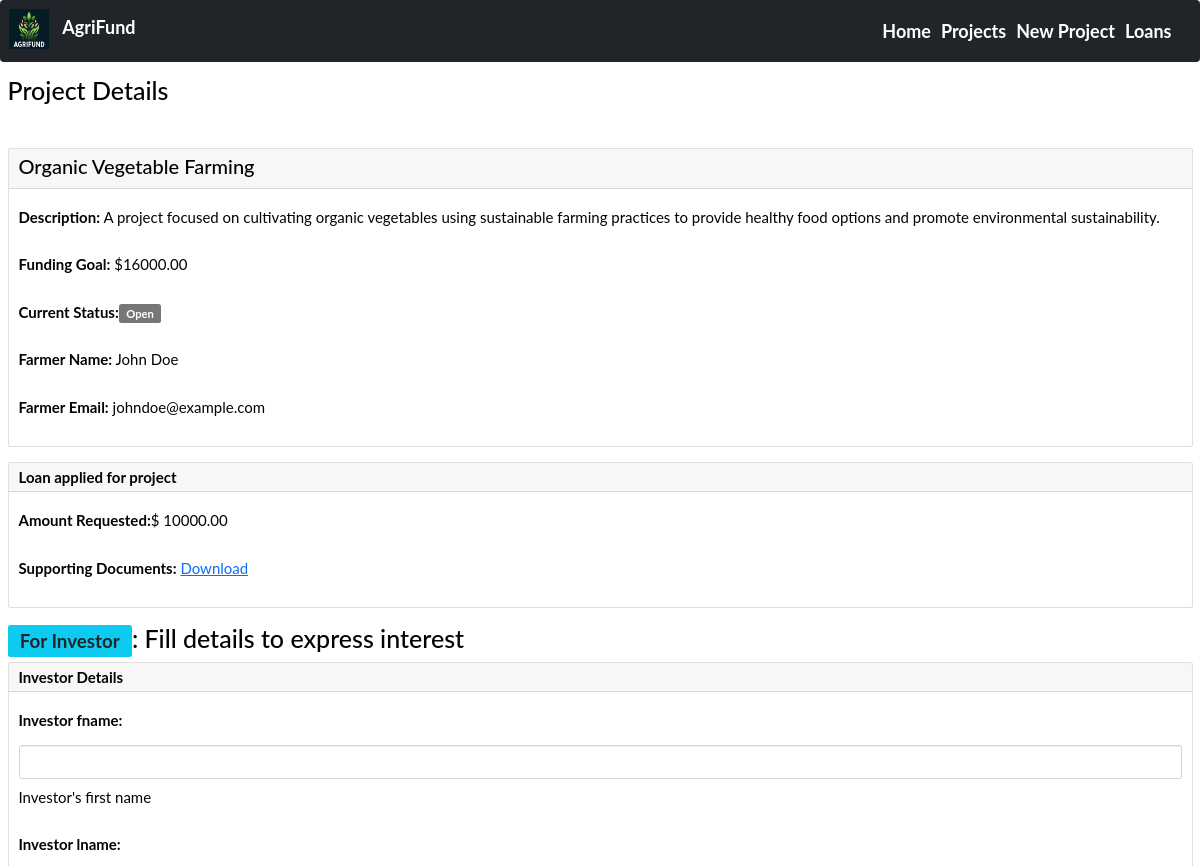
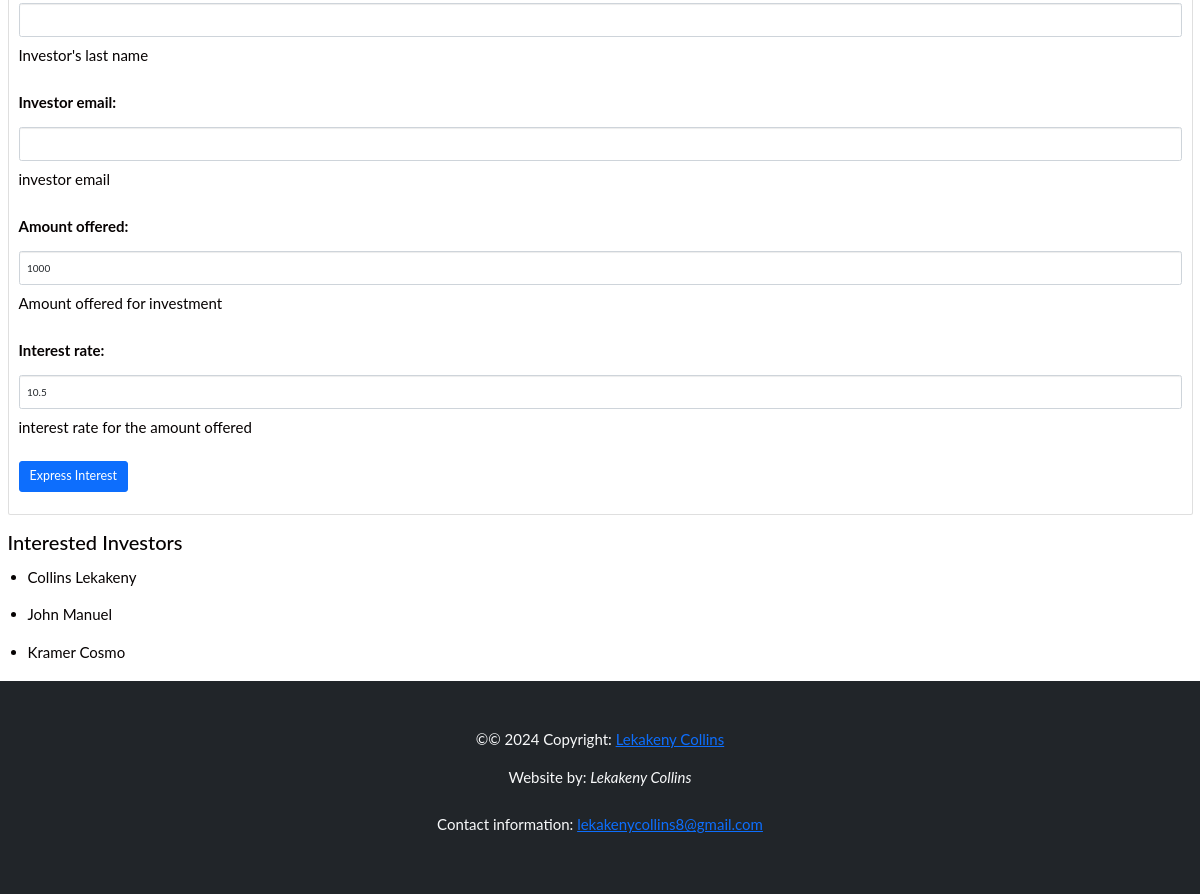
/projects/1/, run on the app's committed database (2 pictures, top to bottom).
### agri_project/models.py (models this page shows, shortened)
class BaseModel(models.Model):
    created_at = models.DateTimeField(auto_now_add=True)
    updated_at = models.DateTimeField(auto_now=True)
    class Meta:
        abstract = True

class Project(BaseModel):
    name = models.CharField(max_length=50, help_text="The name of agribusiness project")
    description = models.TextField(help_text="project description")
    funding_goal = models.DecimalField(max_digits=10, decimal_places=2,
            help_text="funding needed")
    current_status = models.CharField(max_length=50, default='Open',
            help_text="Open, Closed, Onhold")
    farmer_name = models.CharField(max_length=100, help_text="Your names")
    farmer_email = models.EmailField(help_text="Farmer's Email")

class LoanApplication(BaseModel):
    project = models.ForeignKey(Project, on_delete=models.CASCADE)
    amount_requested = models.DecimalField(max_digits=10, decimal_places=2,
            help_text="Loan amount")
    supporting_docs = models.FileField(upload_to='documents/',
            help_text="Legal documents needed")

class InvestorInterest(BaseModel):
    project = models.ForeignKey(Project, on_delete=models.CASCADE)
    investor_fname = models.CharField(max_length=50, help_text="Investor's first name")
    investor_lname = models.CharField(max_length=50, help_text="Investor's last name")
    investor_email = models.EmailField(help_text="investor email")
    amount_offered = models.DecimalField(max_digits=10, decimal_places=2, default=1000,
            help_text="Amount offered for investment")
    interest_rate = models.DecimalField(max_digits=5, decimal_places=2, default=10.5,
            help_text="interest rate for the amount offered")

### agri_project/views.py (the view, shortened to what this page needs)
# urls.py: path('projects/<int:pk>/', views.project_details, name='project_details'),
def project_details(request, pk):
    project = get_object_or_404(Project, pk=pk)
    loan_applications = project.loanapplication_set.all()
    interested_investors = project.investorinterest_set.all()
    form = InvestorInterestForm()
    context = {'project': project, 'loan_applications': loan_applications,
            'interested_investors': interested_investors, 'form': form}
    return render(request, 'agri_project/project_details.html', context)

### agri_project/forms.py
class InvestorInterestForm(forms.ModelForm):
    class Meta:
        model = InvestorInterest
        fields = ['investor_fname', 'investor_lname', 'investor_email',
                'amount_offered', 'interest_rate']
        widgets = {
                'investor_fname': forms.TextInput(attrs={'class': 'form-control'}),
                'investor_lname': forms.TextInput(attrs={'class': 'form-control'}),
                'investor_email': forms.EmailInput(attrs={'class': 'form-control'}),
                'amount_offered': forms.NumberInput(attrs={'class': 'form-control'}),
                'interest_rate': forms.NumberInput(attrs={'class': 'form-control'}),
                }

### agri_project/templates/agri_project/project_details.html (shortened to what this page needs)
{% extends 'agri_project/base.html' %}
{% block content %}
<div class="container-fluid ms-auto">
          <section><br>
              <h1>Project Details</h1><br>
              <div class="card mt-4 mt-lg-0 mb-4 me-auto ml-4">
                <div class="card-header d-lg-flex">
                  <h2>{{ project.name }}</h2>
                </div>
                <div class="card-body">
                  <p><strong>Description:</strong> {{ project.description }}</p>
                  <p><strong>Funding Goal:</strong> ${{ project.funding_goal }}</p>
		  <p><strong>Current Status:</strong><span class="badge bg-info-soft">{{ project.current_status }}</span></p>
                  <p><strong>Farmer Name:</strong> {{ project.farmer_name }}</p>
                  <p><strong>Farmer Email:</strong> {{ project.farmer_email }}</p>
                </div>
              </div>
</section>
</div>
<section class="container-fluid ms-auto">
              <div class="card mb-4">
                <div class="card-header">
                    <h4 class="mb-0"><strong>Loan applied for project</strong></h4>
                </div>
                <div class="card-body">
                  {% if loan_applications %}
		  	{% for loan_application in loan_applications %}
                      		<p><strong>Amount Requested:</strong>$ {{ loan_application.amount_requested }}</p>
                      		<p><strong>Supporting Documents:</strong> <a href="{{ loan_applications.supporting_docs.url }}">Download</a></p>
			{% endfor %}
                  {% else %}
                      <p>No loan application has been submitted for this project.</p>
                  {% endif %}
                </div>
              </div>
</section>
<section class="container-fluid">
	<h1><span class="badge bg-info text-dark">For Investor</span>: Fill details to express interest</h1>
              <div class="card mb-4">
                <form id="investorInterestForm" method="POST">
                  <div class="card-header">
                    <h4 class="mb-0"><strong>Investor Details</strong></h4>
                  </div>
                  <div class="card-body mb-3">
			{{ form.as_p }}
                    <button type="submit" class="btn btn-primary btn-lg mt-12">Express Interest</button>
                  </div>
                </form>
              </div>
</section>
<section class="container-fluid">
	<h2>Interested Investors</h2>
	<ul>
		{% for investor in interested_investors %}
			<li
				>{{ investor.investor_fname }} {{ investor.investor_lname }}
			</li>
		{% empty %}
			<li>No investors are currently interested in this project.</li>
		{% endfor %}
	</ul>
</section>
{% endblock %}

### agri_project/templates/agri_project/base.html (style rules this page uses)
body { font: 400 15px Lato, sans-serif; line-height: 2.5; color: #060202; }

### data on the page
Project: name "Organic Vegetable Farming", description "A project focused on cultivating organic vegetables using sustainable farming practices to provide healthy food options and promote environmental sustainability.", funding_goal "16000.00", current_status "Open", farmer_name "John Doe", farmer_email "johndoe@example.com"
LoanApplication: amount_requested "10000.00"
InvestorInterest: investor_fname "Collins", investor_lname "Lekakeny"
InvestorInterest: investor_fname "John", investor_lname "Manuel"
InvestorInterest: investor_fname "Kramer", investor_lname "Cosmo"
